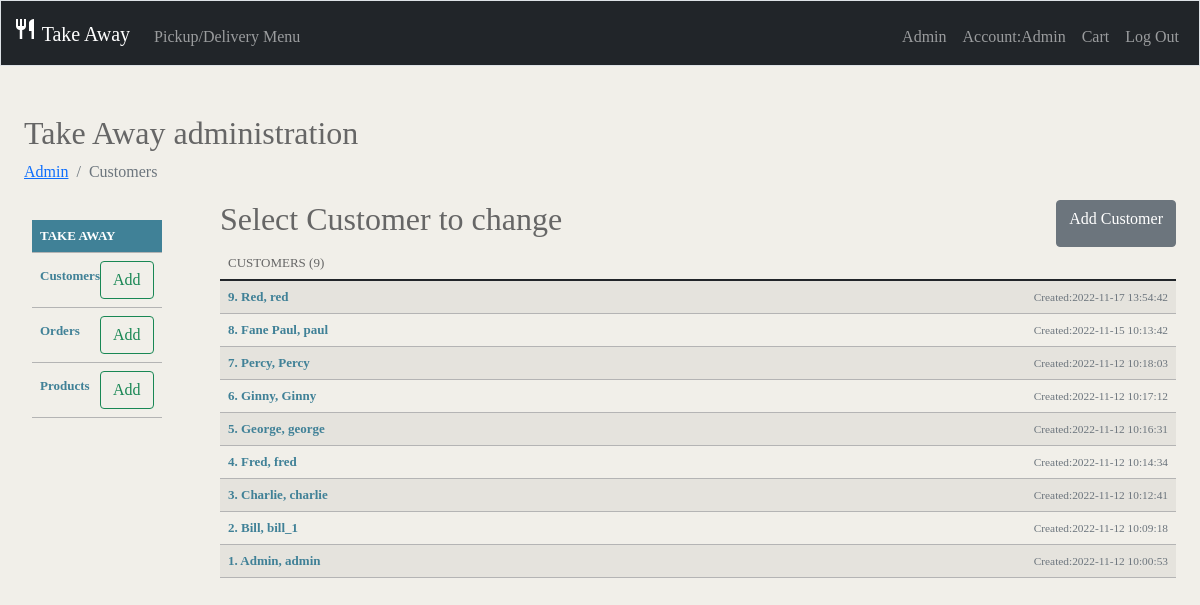
Screenshot of /admin/customers (signed in) with the database file from the repository.
### tables this page shows
CREATE TABLE customer (customerID INTEGER PRIMARY KEY AUTOINCREMENT NOT NULL, customerName varchar(40) NOT NULL, username varchar(40) NOT NULL, email varchar(40) NOT NULL, hashPassword TEXT NOT NULL, created_at DATETIME);

### app.py (the view)
@app.route("/admin/customers")
@login_required
@admin_required
def customers():
    customers = db.execute("SELECT * FROM customer ORDER BY customerID DESC")
    return render_template("customers.html", customers=customers)

### app.py (called while the page is built)
@app.after_request
def after_request(response):
    response.headers["Cache-Control"] = "no-cache, no-store, must-revalidate"
    response.headers["Expires"] = 0
    response.headers["Pragma"] = "no-cache"
    return response

### helpers.py (called while the page is built)
def login_required(f):
    @wraps(f)
    def decorated_function(*args, **kwargs):
        if session.get("user_id") is None:
            return redirect("/login")
        return f(*args, **kwargs)
    return decorated_function

def admin_required(f):
    @wraps(f)
    def decorated_function(*args, **kwargs):
        if session.get("user_id") != 1:
            flash("Sorry, you must be the Admin to access the admin page!")
            return redirect("/")
        return f(*args, **kwargs)
    return decorated_function

### templates/customers.html
{% extends "layout-admin.html" %}
{% block nav %}
    <nav aria-label="breadcrumb">
        <ol class="breadcrumb">
            <li class="breadcrumb-item"><a href="/admin">Admin</a></li>
            <li class="breadcrumb-item active" aria-current="page">Customers</li>
        </ol>
    </nav>
{% endblock %}
{% block admin %}
    <div class="table-title">
        <h2 class="admin-area-title">Select Customer to change</h2>
        <a  href="/admin/customers/add" type="button" class="btn btn-secondary">Add Customer</a>
    </div>
    <table class="table table-striped">
        <thead>
            <tr class="table-design">
                <td class="admin-area-title">CUSTOMERS ({{ customers|length }})</td>
            </tr>
        </thead>
        <tbody>
            {% for customer in customers %}
            <tr class="table-design">
                <td>
                    <div class="table-title">
                        <a class="table-font" href="/admin/customers/{{ customer.customerID }}/change">{{ customer.customerID }}. {{ customer.customerName }}, {{ customer.username }}</a><small class="table-design text-muted">Created:{{ customer.created_at }}</small>
                    </div>
                </td>
            </tr>
            {% endfor %}
        </tbody>
    </table>
{% endblock %}

### static/style.css (style rules this page uses)
body { background: #f1efe9; font-family: "futura-pt"; }
.table-title { display: block; display: flex; }
.table-font { flex-grow: 1; font-weight: 600; text-decoration: none; color: #408197; }
.admin-area-title { color:#666; flex-grow: 1; }
.table-design { padding: 0; white-space: nowrap; vertical-align: middle; }
td, th { font-size: 13px; line-height: 16px; border-bottom: 1px solid #b4b4b4; vertical-align: top; padding: 8px; }

### rows the page displays
customer: customerID "9", customerName "Red", username "red", created_at "2022-11-17 13:54:42"
customer: customerID "8", customerName "Fane Paul", username "paul", created_at "2022-11-15 10:13:42"
customer: customerID "7", customerName "Percy", username "Percy", created_at "2022-11-12 10:18:03"
customer: customerID "6", customerName "Ginny", username "Ginny", created_at "2022-11-12 10:17:12"
customer: customerID "5", customerName "George", username "george", created_at "2022-11-12 10:16:31"
customer: customerID "4", customerName "Fred", username "fred", created_at "2022-11-12 10:14:34"
customer: customerID "3", customerName "Charlie", username "charlie", created_at "2022-11-12 10:12:41"
customer: customerID "2", customerName "Bill", username "bill_1", created_at "2022-11-12 10:09:18"
customer: customerID "1", customerName "Admin", username "admin", created_at "2022-11-12 10:00:53"

### other values shown
{{ session["name"] }} "Admin"
{{ customers|length }} "9"
